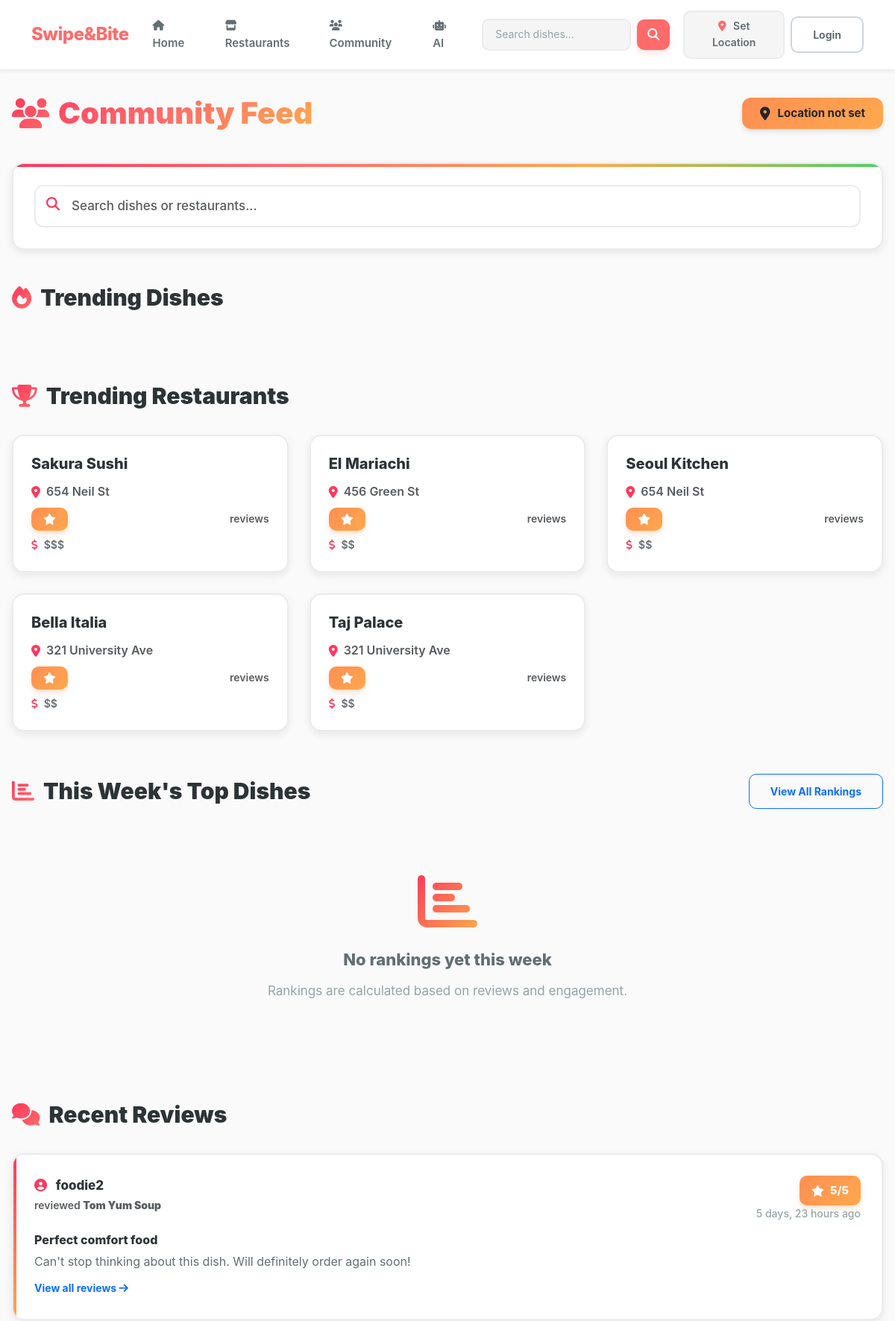
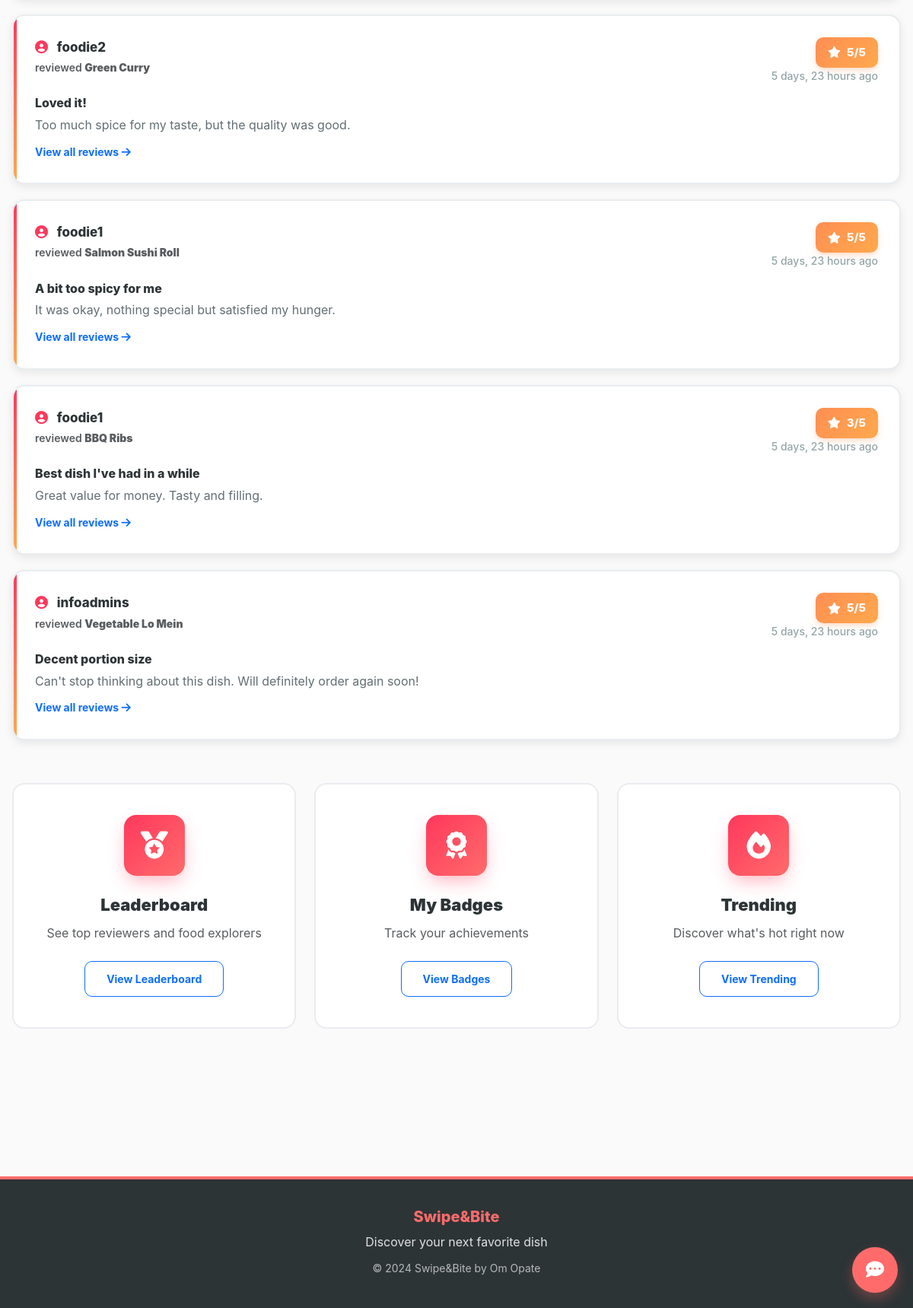
/community/, run on the app's committed database (2 pictures, top to bottom).
### dishes/models.py (models this page shows, shortened)
class Restaurant(models.Model):
    PRICE_RANGE_CHOICES = [
        ('$', 'Budget ($)'),
        ('$$', 'Moderate ($$)'),
        ('$$$', 'Expensive ($$$)'),
        ('$$$$', 'Luxury ($$$$)'),
    ]
    name = models.CharField(max_length=200)
    description = models.TextField(blank=True)
    address = models.CharField(max_length=300)
    city = models.CharField(max_length=100)
    state = models.CharField(max_length=50)
    zip_code = models.CharField(max_length=10)
    latitude = models.FloatField(null=True, blank=True)
    longitude = models.FloatField(null=True, blank=True)
    phone = models.CharField(max_length=20, blank=True)
    website = models.URLField(blank=True)
    price_range = models.CharField(max_length=4, choices=PRICE_RANGE_CHOICES, default='$$')
    cuisine_type = models.ForeignKey(Cuisine, on_delete=models.SET_NULL, null=True, blank=True)
    rating = models.FloatField(
        default=0.0,
        validators=[MinValueValidator(0.0), MaxValueValidator(5.0)]
    )
    total_reviews = models.IntegerField(default=0)
    has_uber_eats = models.BooleanField(default=False)
    has_doordash = models.BooleanField(default=False)
    has_grubhub = models.BooleanField(default=False)
    uber_eats_url = models.URLField(blank=True)
    doordash_url = models.URLField(blank=True)
    grubhub_url = models.URLField(blank=True)
    google_place_id = models.CharField(max_length=200, blank=True, unique=True, null=True)
    yelp_id = models.CharField(max_length=200, blank=True)
    created_at = models.DateTimeField(auto_now_add=True)
    updated_at = models.DateTimeField(auto_now=True)
    is_active = models.BooleanField(default=True)
    class Meta:
        ordering = ['-rating', 'name']

class Dish(models.Model):
    MEAL_TYPE_CHOICES = [
        ('breakfast', 'Breakfast'),
        ('lunch', 'Lunch'),
        ('dinner', 'Dinner'),
        ('snack', 'Snack'),
        ('dessert', 'Dessert'),
    ]
    name = models.CharField(max_length=200)
    description = models.TextField()
    cuisine = models.ForeignKey(Cuisine, on_delete=models.SET_NULL, null=True, related_name='dishes')
    calories = models.IntegerField(null=True, blank=True)
    protein = models.IntegerField(null=True, blank=True, help_text="grams")
    carbs = models.IntegerField(null=True, blank=True, help_text="grams")
    fat = models.IntegerField(null=True, blank=True, help_text="grams")
    meal_type = models.CharField(max_length=20, choices=MEAL_TYPE_CHOICES)
    is_vegetarian = models.BooleanField(default=False)
    is_vegan = models.BooleanField(default=False)
    is_gluten_free = models.BooleanField(default=False)
    spice_level = models.IntegerField(
        default=0,
        validators=[MinValueValidator(0), MaxValueValidator(5)],
        help_text="0=Not Spicy, 5=Very Spicy"
    )
    image = models.ImageField(upload_to='dishes/', null=True, blank=True)
    image_url = models.URLField(max_length=500, blank=True)
    average_rating = models.FloatField(default=0.0)
    total_ratings = models.IntegerField(default=0)
    total_swipes = models.IntegerField(default=0)
    total_right_swipes = models.IntegerField(default=0)
    created_at = models.DateTimeField(auto_now_add=True)
    updated_at = models.DateTimeField(auto_now=True)
    is_active = models.BooleanField(default=True)
    class Meta:
        verbose_name = "Dish"
        verbose_name_plural = "Dishes"
        ordering = ['-created_at']

### community/models.py (models this page shows, shortened)
class Review(models.Model):
    user = models.ForeignKey(User, on_delete=models.CASCADE, related_name='reviews')
    dish = models.ForeignKey(Dish, on_delete=models.CASCADE, related_name='reviews')
    rating = models.IntegerField(
        validators=[MinValueValidator(1), MaxValueValidator(5)],
        help_text="Rating from 1 to 5 stars"
    )
    title = models.CharField(max_length=200)
    content = models.TextField()
    image = models.ImageField(upload_to='reviews/', null=True, blank=True)
    helpful_count = models.IntegerField(default=0)
    created_at = models.DateTimeField(auto_now_add=True)
    updated_at = models.DateTimeField(auto_now=True)
    is_verified = models.BooleanField(default=False, help_text="Verified purchase/order")
    class Meta:
        unique_together = ['user', 'dish']
        ordering = ['-created_at']
        verbose_name = "Review"
        verbose_name_plural = "Reviews"

### community/views.py (the view, shortened to what this page needs)
# urls.py: path('', views.community_home_view, name='community_home'),
def community_home_view(request):
    user_location = get_user_location_from_request(request)
    location_dish_ids = None
    has_location = False
    trending_query = Dish.objects.filter(is_active=True).select_related('cuisine')
    if location_dish_ids is not None:
        trending_query = trending_query.filter(id__in=location_dish_ids)
    trending_dishes = trending_query.annotate(
        review_count=Count('reviews'),
        avg_rating=Avg('reviews__rating')
    ).filter(
        total_swipes__gte=1  # Must have at least 1 swipe
    ).order_by(
        '-total_right_swipes',  # Most right swipes first
        '-average_rating',  # Then by rating
        '-review_count',  # Then by reviews
        '-created_at'  # Then by newest
    )[:5]  # TOP 5
    trending_restaurants = Restaurant.objects.filter(
        total_reviews__gte=1,
        is_active=True
    ).order_by('-rating', '-total_reviews')[:5]  # TOP 5
    today = timezone.now().date()
    current_week_rankings = WeeklyRanking.objects.filter(
        week_start__lte=today,
        week_end__gte=today
    ).select_related('dish').order_by('rank')
    if location_dish_ids is not None:
        current_week_rankings = current_week_rankings.filter(dish_id__in=location_dish_ids)
    current_week_rankings = current_week_rankings[:10]
    active_challenges = CommunityChallenge.objects.filter(status='active')
    recent_reviews = Review.objects.select_related('user', 'dish').order_by('-created_at')
    if location_dish_ids is not None:
        recent_reviews = recent_reviews.filter(dish_id__in=location_dish_ids)
    recent_reviews = recent_reviews[:5]
    is_personalized = request.user.is_authenticated and hasattr(request.user, 'profile')
    context = {
        'trending_dishes': trending_dishes,
        'trending_restaurants': trending_restaurants,
        'current_week_rankings': current_week_rankings,
        'active_challenges': active_challenges,
        'recent_reviews': recent_reviews,
        'has_location': has_location,
        'user_location': user_location,
        'is_personalized': is_personalized,  # Indicate if results are personalized
    }
    return render(request, 'community/community_home.html', context)

### templates/community/community_home.html (shortened to what this page needs)
{% extends 'base.html' %}
{% load static %}
{% block content %}
<div class="community-container">
    <div class="page-header">
        <h1>
            <i class="fas fa-users"></i>
            Community Feed
        </h1>
        {% if has_location %}
            <div class="badge bg-success location-badge">
                <i class="fas fa-map-marker-alt"></i>
                {{ user_location.city }}
            </div>
        {% else %}
            <div class="badge bg-warning text-dark location-badge">
                <i class="fas fa-map-marker-alt"></i>
                Location not set
            </div>
        {% endif %}
    </div>
    <div class="search-bar">
        <input type="text" id="searchInput" class="form-control" placeholder="Search dishes or restaurants...">
    </div>
    <div class="trending-section">
        <div class="section-title">
            <i class="fas fa-fire"></i>
            Trending Dishes
        </div>
    </div>
    <div class="trending-section">
        <div class="section-title">
            <i class="fas fa-trophy"></i>
            Trending Restaurants
        </div>
        {% if trending_restaurants %}
            <div class="trending-grid">
                {% for restaurant in trending_restaurants %}
                    {% if restaurant and restaurant.id %}
                    <div class="trending-card" onclick="window.location.href='{% url 'community:restaurant_reviews' restaurant.id %}'">
                        <div class="trending-card-body">
                            <h5>{{ restaurant.name }}</h5>
                            <p class="text-muted mb-2" style="display: flex; align-items: center; gap: 0.5rem; font-weight: 600;">
                                <i class="fas fa-map-marker-alt" style="color: var(--primary-red, #FF385C);"></i>
                                {{ restaurant.address|truncatewords:8 }}
                            </p>
                            <div class="d-flex justify-content-between align-items-center mb-2">
                                <span class="rating-badge">
                                    <i class="fas fa-star"></i>
                                </span>
                                <span class="text-muted" style="font-size: 0.875rem; font-weight: 600;">
                                    {{ restaurant.review_count }} reviews
                                </span>
                            </div>
                            {% if restaurant.price_range %}
                                <p class="mb-0 mt-1" style="font-size: 0.875rem; color: var(--text-secondary, #5A6C7D); display: flex; align-items: center; gap: 0.5rem; font-weight: 600;">
                                    <i class="fas fa-dollar-sign" style="color: var(--primary-red, #FF385C);"></i>
                                    {{ restaurant.price_range }}
                                </p>
                            {% endif %}
                        </div>
                    </div>
                    {% endif %}
                {% endfor %}
            </div>
        {% else %}
            <div class="empty-state">
                <i class="fas fa-store"></i>
                <h5>No trending restaurants yet</h5>
                <p>Be the first to review restaurants in your area!</p>
            </div>
        {% endif %}
    </div>
    <div class="trending-section">
        <div class="section-title">
            <i class="fas fa-chart-bar"></i>
            This Week's Top Dishes
            <a href="{% url 'community:rankings' %}" class="btn btn-sm btn-outline-primary ms-auto" style="font-weight: 700;">View All Rankings</a>
        </div>
        {% if current_week_rankings %}
            <div class="ranking-list">
                {% for ranking in current_week_rankings|slice:":5" %}
                    {% if ranking.dish and ranking.dish.id %}
                    <div class="ranking-item" onclick="window.location.href='{% url 'community:dish_reviews' ranking.dish.id %}'">
                        <div class="rank-number {% if ranking.rank == 1 %}gold{% elif ranking.rank == 2 %}silver{% elif ranking.rank == 3 %}bronze{% endif %}">
                            #{{ ranking.rank }}
                        </div>
                        <img src="{{ ranking.dish.display_image }}" alt="{{ ranking.dish.name }}">
                        <div class="ranking-info">
                            <h6>{{ ranking.dish.name }}</h6>
                            <small class="text-muted">
                                <i class="fas fa-utensils"></i>
                                {{ ranking.dish.cuisine.name }}
                            </small>
                        </div>
                        <span class="rating-badge">
                            <i class="fas fa-star"></i>
                            {{ ranking.dish.average_rating|floatformat:1 }}
                        </span>
                    </div>
                    {% endif %}
                {% endfor %}
            </div>
        {% else %}
            <div class="empty-state">
                <i class="fas fa-chart-bar"></i>
                <h5>No rankings yet this week</h5>
                <p>Rankings are calculated based on reviews and engagement.</p>
            </div>
        {% endif %}
    </div>
    <div class="trending-section">
        <div class="section-title">
            <i class="fas fa-comments"></i>
            Recent Reviews
        </div>
        {% if recent_reviews %}
            {% for review in recent_reviews %}
                {% if review.dish and review.dish.id %}
                <div class="review-card">
                    <div class="review-header">
                        <div>
                            <div class="review-author">
                                <i class="fas fa-user-circle"></i>
                                {{ review.user.username }}
                            </div>
                            <small class="text-muted" style="font-weight: 600;">
                                reviewed <strong>{{ review.dish.name }}</strong>
                            </small>
                        </div>
                        <div class="text-end">
                            <span class="rating-badge">
                                <i class="fas fa-star"></i>
                                {{ review.rating }}/5
                            </span>
                            <div class="review-date">{{ review.created_at|timesince }} ago</div>
                        </div>
                    </div>
                    {% if review.title %}
                        <h6 class="mt-2 mb-1" style="font-weight: 800; color: var(--text-primary, #2C3E50);">{{ review.title }}</h6>
                    {% endif %}
                    <div class="review-content">
                        {{ review.content|truncatewords:30 }}
                    </div>
                    <div class="mt-2">
                        <a href="{% url 'community:dish_reviews' review.dish.id %}" class="text-decoration-none">
                            <small class="text-primary" style="font-weight: 700;">
                                View all reviews <i class="fas fa-arrow-right"></i>
                            </small>
                        </a>
                    </div>
                </div>
                {% endif %}
            {% endfor %}
        {% else %}
            <div class="empty-state">
                <i class="fas fa-comment"></i>
                <h5>No reviews yet</h5>
                <p>Be the first to share your thoughts!</p>
            </div>
        {% endif %}
    </div>
    <div class="row mb-5">
        <div class="col-md-4 mb-3">
            <div class="card quick-link-card h-100">
                <div class="card-body text-center">
                    <div class="quick-link-icon">
                        <i class="fas fa-medal"></i>
                    </div>
                    <h5>Leaderboard</h5>
                    <p class="text-muted">See top reviewers and food explorers</p>
                    <a href="{% url 'community:leaderboard' %}" class="btn btn-outline-primary btn-sm" style="font-weight: 700;">
                        View Leaderboard
                    </a>
                </div>
            </div>
        </div>
        <div class="col-md-4 mb-3">
            <div class="card quick-link-card h-100">
                <div class="card-body text-center">
                    <div class="quick-link-icon">
                        <i class="fas fa-award"></i>
                    </div>
                    <h5>My Badges</h5>
                    <p class="text-muted">Track your achievements</p>
                    <a href="{% url 'community:my_badges' %}" class="btn btn-outline-primary btn-sm" style="font-weight: 700;">
                        View Badges
                    </a>
                </div>
            </div>
        </div>
        <div class="col-md-4 mb-3">
            <div class="card quick-link-card h-100">
                <div class="card-body text-center">
                    <div class="quick-link-icon">
                        <i class="fas fa-fire"></i>
                    </div>
                    <h5>Trending</h5>
                    <p class="text-muted">Discover what's hot right now</p>
                    <a href="{% url 'community:trending' %}" class="btn btn-outline-primary btn-sm" style="font-weight: 700;">
                        View Trending
                    </a>
                </div>
            </div>
        </div>
    </div>
</div>
{% endblock %}

### data on the page
Restaurant: name "Sakura Sushi", address "654 Neil St", price_range "$$$"
Restaurant: name "El Mariachi", address "456 Green St", price_range "$$"
Restaurant: name "Seoul Kitchen", address "654 Neil St", price_range "$$"
Restaurant: name "Bella Italia", address "321 University Ave", price_range "$$"
Restaurant: name "Taj Palace", address "321 University Ave", price_range "$$"
Review: user.username "foodie2", dish.name "Tom Yum Soup", rating "5", created_at "5 days, 23 hours", title "Perfect comfort food", content "Can't stop thinking about this dish. Will definitely order again soon!"
Review: user.username "foodie2", dish.name "Green Curry", rating "5", created_at "5 days, 23 hours", title "Loved it!", content "Too much spice for my taste, but the quality was good."
Review: user.username "foodie1", dish.name "Salmon Sushi Roll", rating "5", created_at "5 days, 23 hours", title "A bit too spicy for me", content "It was okay, nothing special but satisfied my hunger."
Review: user.username "foodie1", dish.name "BBQ Ribs", rating "3", created_at "5 days, 23 hours", title "Best dish I've had in a while", content "Great value for money. Tasty and filling."
Review: user.username "infoadmins", dish.name "Vegetable Lo Mein", rating "5", created_at "5 days, 23 hours", title "Decent portion size", content "Can't stop thinking about this dish. Will definitely order again soon!"
